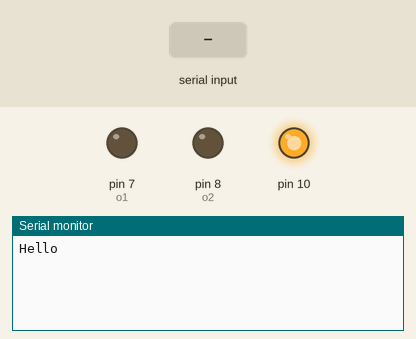
Recording of a sketch running on a simulated Arduino Uno, built with avr-gcc and run on an emulated ATmega328P. On the bench: output pins drawn as LEDs (lit = HIGH), the last lines printed to the serial monitor. The test bench sets the inputs (shaded band).

Above: at 1.2 s.
1.3 s: "1" received over Serial
At 1.56 s:
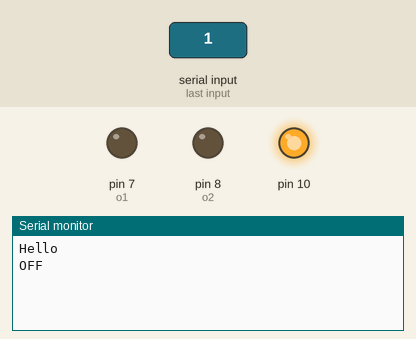
3.3 s: "0" received over Serial
At 3.56 s:
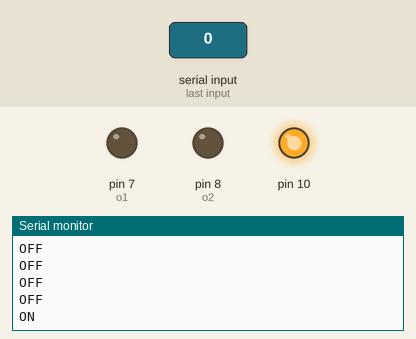

The sketch:

BlueTooth_Killer.ino
```cpp
#include <SoftwareSerial.h>
#include <SPI.h>

#define o1 7
#define o2 8
SoftwareSerial BTserial(5,6); // 5 for tx, 4 rx

int state = 0;

void setup() {
  // put your setup code here, to run once:
  BTserial.begin(38400);
  Serial.begin(9600);
  Serial.println("Hello");

  SPI.begin();
  pinMode(o1, OUTPUT);
  pinMode(o2, OUTPUT);
}

void loop() {
  // put your main code here, to run repeatedly:
  if(Serial.available() > 0){ // Checks whether data is comming from the serial port
    state = Serial.read(); // Reads the data from the serial port
  }
  if (state == '1') {
    digitalWrite(o1, LOW); // Turn H-bridge OFF
    digitalWrite(o2, LOW);
    Serial.println("OFF");
  }
  else if (state == '0') {
    analogWrite(o1, 50);
    digitalWrite(o2, LOW);
    Serial.println("ON");
  }
  delay(200);
}
```

Measured:
- after the input at 1.3 s, the serial monitor: prints a new line after 0.10 s (image 1)
- after the input at 3.3 s, the serial monitor: prints a new line after 0.10 s (image 2)
